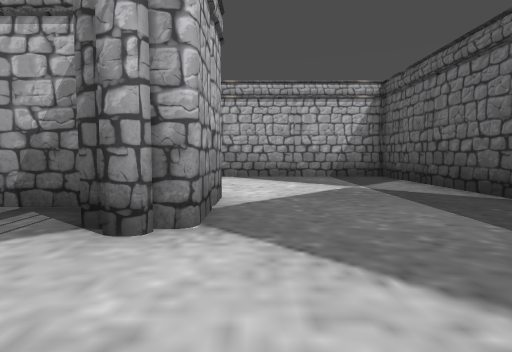
[1] (above)

15 first-person views from a walk through a level from a Godot 3-D game. The camera is 1.5 m above the floor, tilts 4° down and sees 80° across. Doors that lead somewhere are drawn open, without their leaves. The floor is counted in squares, 2.48 m on a side. Each view is taken from the middle of a square. On the plan, view 1 faces up. The plan holds only what a view shows up to about 9 squares ahead; the rest is blank. The place goes on beyond the plan.

[2]
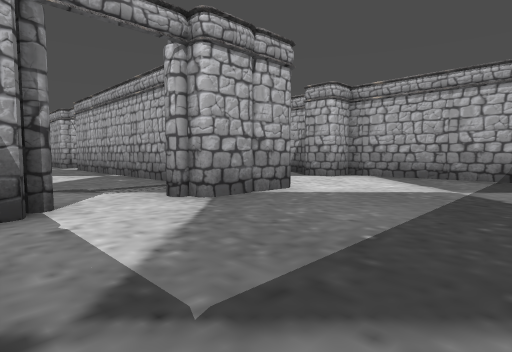

[3]
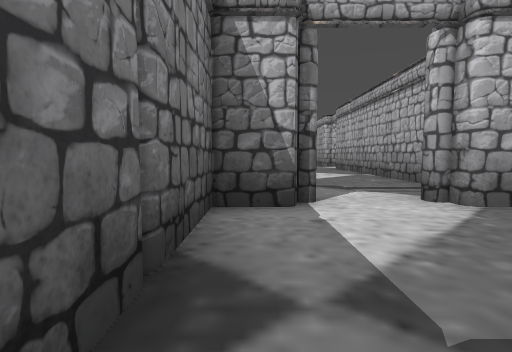

[4]
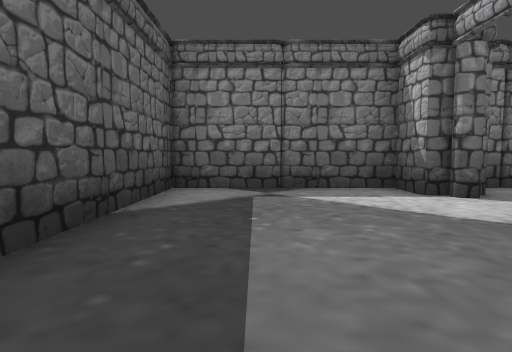

[5]
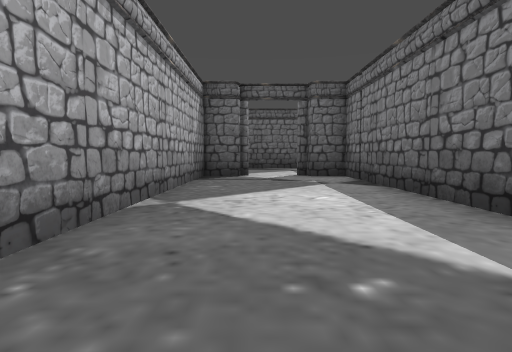

[6]
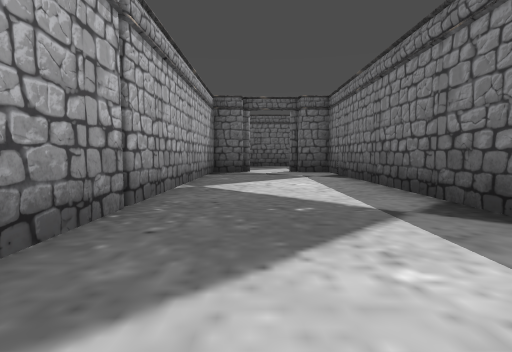

[7]
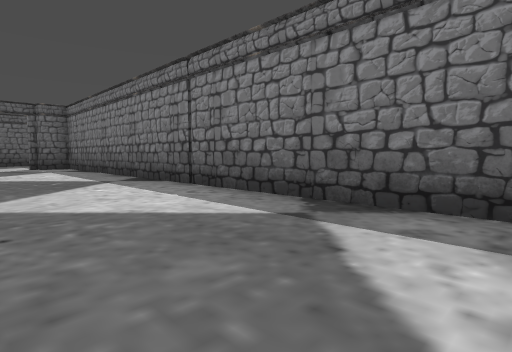

[8]
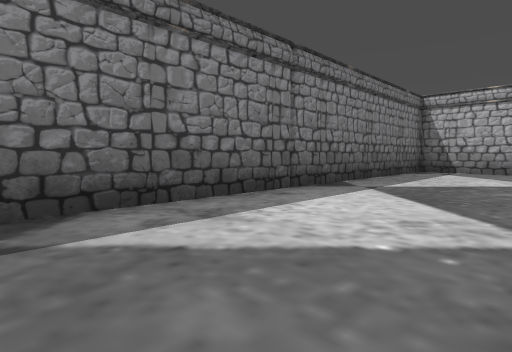

[9]
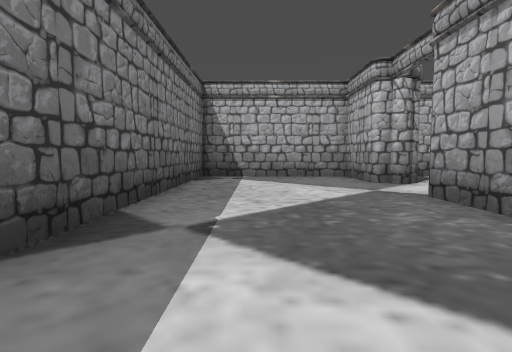

[10]
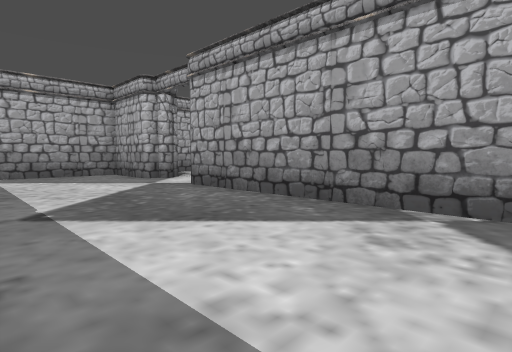

[11]
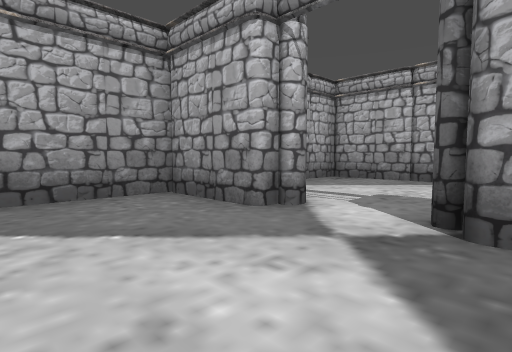

[12]
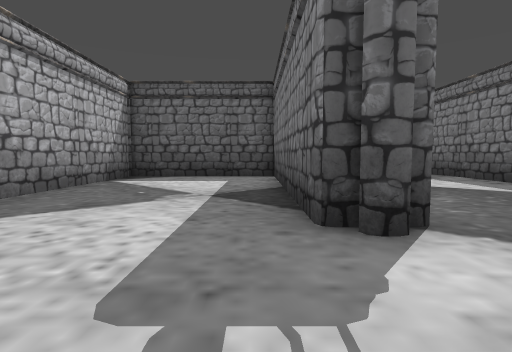

[13]
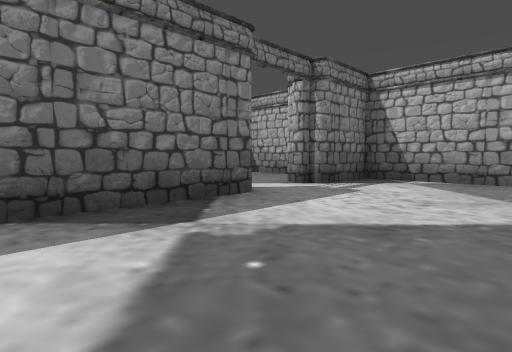

[14]
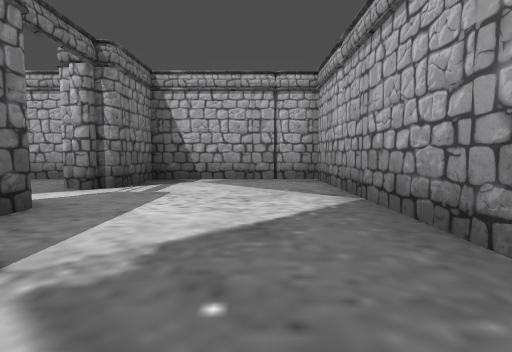

[15]
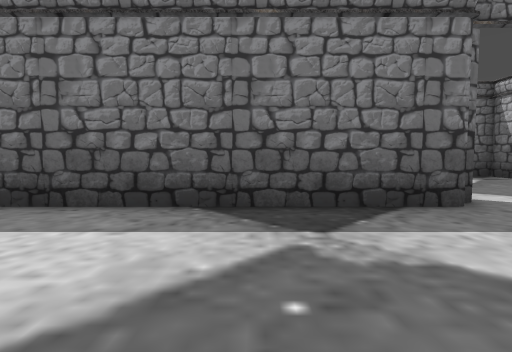

### Floor plan
Points are (right, up) in squares from view 1. A wall is a line through its corners. A room is listed if a view was taken in it or the views show most of it. See-through windows are left out.
Room 1 (views 1, 2, 3, 4)
walls: (-0.5, 4.4) (-0.5, 2.5); (-0.5, 0.4) (-0.5, -0.5) (3.5, -0.5) (3.5, 8.5) (-1.5, 8.5) (-1.5, 7.5)
ways out: open door at (-1, 1.5) to room 2; opening at (-2, 6.5)
Room 2 (views 5, 6, 7, 8, 9, 10, 11)
walls: (-16.2, 3.5) (-21.4, 3.5); (-23.2, 4) (-23.4, 3.5) (-25.5, 3.5) (-25.5, -0.5) (-1.5, -0.5) (-1.5, 0.4); (-1.5, 2.5) (-1.5, 3.5) (-10.2, 3.5)
ways out: open door at (-1, 1.5) to room 1; open door at (-22.5, 4) to room 3
Room 3 (views 12, 13, 14, 15)
walls: (-21.4, 4.5) (-15.5, 4.5) (-15.5, 8.5) (-25.5, 8.5) (-25.5, 4.5) (-23.5, 4.5); (-21.8, 4.1) (-21.2, 4.4)
ways out: open door at (-22.5, 4) to room 2

Positions as (right, up) in squares from view 1, and headings:
1: (0, 0), facing up
2: (3, 0), facing up-left
3: (3, 0), facing left
4: (2, 5), facing down
5: (-10, 2), facing right
6: (-12, 2), facing right
7: (-16, 3), facing down-right
8: (-14, 3), facing down-left
9: (-17, 1), facing left
10: (-16, 0), facing up-left
11: (-21, 1), facing up-left
12: (-24, 5), facing right
13: (-18, 8), facing down-left
14: (-18, 7), facing left
15: (-19, 8), facing down
